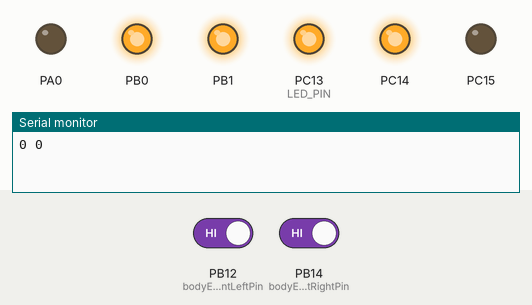
Recording of a program running on a simulated STM32 Blue Pill. Shown: output pins drawn as LEDs (lit = HIGH), the last lines printed to the serial monitor. The test bench sets the inputs (shaded band); at power-on: PB12 (bodyEncoderFrontLeftPin) HIGH, PB14 (bodyEncoderFrontRightPin) HIGH. Pins used as bus, display or sensor lines are not drawn.

Above: at 3.5 s.
At 4.5 s:
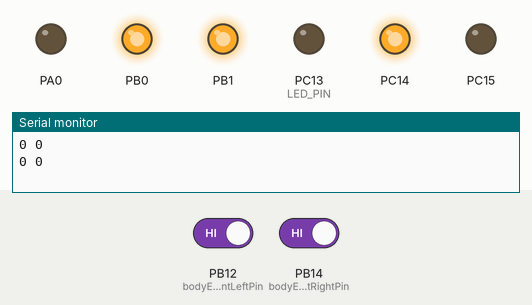
Timing chart, 0 to 6.0 s (numbered marks = the images above):
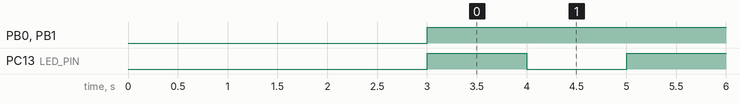

The program:

main.cpp
```cpp
#include <Arduino.h>

#define SERIAL_BAUDS 115200

#include "motor.h"

#ifndef LED_BUILTIN
  #define LED_BUILTIN PC13
#endif

#define LED_PIN LED_BUILTIN
#define LED_TIME 1000
unsigned long ledTimer = 0;
bool blinkState = false;

//
// encoder control variables
//

#include "encoder.h"

#ifndef ENCODER_MOTOR_H
#define ENCODER_MOTOR_H

#define bodyEncoderSignal FALLING
#define bodyEncoderInputSignal INPUT_PULLUP

// encoder FrontLeftMotor
//#define bodyEncoderFrontLeftInt 0
#define bodyEncoderFrontLeftFunction bodyEncoderFrontLeftCounter
#define bodyEncoderFrontLeftPin PB15 // A pin the interrupt pin
#define bodyEncoderFrontLeftSignal bodyEncoderSignal
#define bodyEncoderFrontLeftInputSignal bodyEncoderInputSignal

// encoder FrontRightMotor
//#define bodyEncoderFrontRightInt 1
#define bodyEncoderFrontRightFunction bodyEncoderFrontRightCounter
#define bodyEncoderFrontRightPin PB14 // A pin: the interrupt pin
#define bodyEncoderFrontRightSignal bodyEncoderSignal
#define bodyEncoderFrontRightInputSignal bodyEncoderInputSignal

#endif

// encoder rotation direction
bool bodyEncoderFrontLeftDirection;
bool bodyEncoderFrontRightDirection;

// encoder pulses
volatile signed long bodyEncoderFrontLeftTotalPulses = 0;
volatile signed long bodyEncoderFrontRightTotalPulses = 0;

//
// encoder control
//

void bodyEncoderFrontLeftCounter() {
  if(bodyEncoderFrontLeftDirection)
    bodyEncoderFrontLeftTotalPulses ++;
  else
    bodyEncoderFrontLeftTotalPulses ++;
}

void bodyEncoderFrontRightCounter() {
  if(bodyEncoderFrontRightDirection)
    bodyEncoderFrontRightTotalPulses ++;
  else
    bodyEncoderFrontRightTotalPulses --;
}

//
// setup function
//

void setup()
{
  // initialize LED digital pin as an output.
  pinMode(LED_PIN, OUTPUT);
  Serial.begin(SERIAL_BAUDS);

   // front left & right
  // set direction pins mode as output
  pinMode(frontLeftMotorForward, OUTPUT);
  pinMode(frontLeftMotorBackward, OUTPUT);
  pinMode(frontRightMotorForward, OUTPUT);
  pinMode(frontRightMotorBackward, OUTPUT);

  // set velocity pins mode as output
  //pinMode(frontLeftMotorEn, PWM);
  //pinMode(frontRightMotorEn, PWM);
  pinMode(frontLeftMotorEn, OUTPUT);
  pinMode(frontRightMotorEn, OUTPUT);

  // assure that motors are stoped
  bodyMotorsControl(0, 0);
  delay(3000);

  // encoders definition
  bodyEncoderFrontLeftDirection = 1;
  attachInterrupt(bodyEncoderFrontLeftPin, bodyEncoderFrontLeftCounter, bodyEncoderFrontLeftSignal);

  bodyEncoderFrontRightDirection = 1;
  attachInterrupt(bodyEncoderFrontRightPin, bodyEncoderFrontRightCounter, bodyEncoderFrontRightSignal);

}

//
// loop function
//

void loop()
{

  bodyMotorsControl(4096, 4096);

  // activity led
  if(millis() > ledTimer) {
    ledTimer = millis() + LED_TIME;
    blinkState = !blinkState;
    digitalWrite(LED_PIN, blinkState);

    Serial.print(bodyEncoderFrontLeftTotalPulses);
    Serial.print(" ");
    Serial.println(bodyEncoderFrontRightTotalPulses);
  }

}
```

encoder.h
```cpp
#ifndef ENCODER_MOTOR_H
#define ENCODER_MOTOR_H

#define bodyEncoderSignal FALLING
#define bodyEncoderInputSignal INPUT_PULLUP

// encoder FrontLeftMotor
#define bodyEncoderFrontLeftFunction bodyEncoderFrontLeftCounter
#define bodyEncoderFrontLeftPin PB12 // A pin the interrupt pin
#define bodyEncoderFrontLeftSignal bodyEncoderSignal
#define bodyEncoderFrontLeftInputSignal bodyEncoderInputSignal

// encoder FrontRightMotor
#define bodyEncoderFrontRightFunction bodyEncoderFrontRightCounter
#define bodyEncoderFrontRightPin PB14 // A pin: the interrupt pin
#define bodyEncoderFrontRightSignal bodyEncoderSignal
#define bodyEncoderFrontRightInputSignal bodyEncoderInputSignal

#endif
```

motor.h
```cpp
#ifndef BRIDGEH_MOTOR_H
#define BRIDGEH_MOTOR_H

// front motors pins
#define AIN1 PC14
#define AIN2 PC15
#define AIN3 PA0
#define AIN4 PA1
#define AENA PB0
#define AENB PB1

// Front LeftMotor
#define frontLeftMotorEn AENA
#define frontLeftMotorForward AIN1
#define frontLeftMotorBackward AIN2

// Front RightMotor
#define frontRightMotorEn AENB
#define frontRightMotorForward AIN4
#define frontRightMotorBackward AIN3


void bodyMotorsControl( int frontLeftMotorPwmOut, int frontRightMotorPwmOut);

void setBodyMotorFrontLeftForward(void);

void setBodyMotorFrontLeftBackward(void);

void setBodyMotorFrontRightForward(void);

void setBodyMotorFrontRightBackward(void);

void setBodyMotorFrontLeftStop(void);

void setBodyMotorFrontRightStop(void);

void setBodyMotorFrontLeftBrake(void);

void setBodyMotorFrontRightBrake(void);


#endif
```

motor.cpp
```cpp
#include <Arduino.h>

#include "motor.h"

void bodyMotorsControl( int frontLeftMotorPwmOut, int frontRightMotorPwmOut) {

  // brake control vars
  static bool leftBrake = false;
  static bool rightBrake = false;

  // set motor front left direction & speed
  if(frontLeftMotorPwmOut == 0) {

    if(leftBrake) {
      setBodyMotorFrontLeftBrake();
      //setBodyMotorLeftStop();
      //#pwmWrite(frontLeftMotorEn,64000);
      analogWrite(frontLeftMotorEn, 4095);
    } else {
      //setBodyMotorLeftBrake();
      setBodyMotorFrontLeftStop();
      //pwmWrite(frontLeftMotorEn, 0);
      analogWrite(frontLeftMotorEn, 0);
    }

  } else if(frontLeftMotorPwmOut > 0) {
    setBodyMotorFrontLeftForward();
    //wmWrite(frontLeftMotorEn, frontLeftMotorPwmOut);
    analogWrite(frontLeftMotorEn, frontLeftMotorPwmOut);
  } else {
    setBodyMotorFrontLeftBackward();
    //pwmWrite(frontLeftMotorEn, abs(frontLeftMotorPwmOut));
    analogWrite(frontLeftMotorEn, abs(frontLeftMotorPwmOut));
  }

  // set motor right direction & speed
  if(frontRightMotorPwmOut == 0) {

    if(rightBrake) {
      setBodyMotorFrontRightStop();
      //setBodyMotorRightBrake();
      //pwmWrite(frontRightMotorEn, 64000);
      analogWrite(frontRightMotorEn, 4095);
    } else {
      setBodyMotorFrontRightStop();
      //setBodyMotorRightBrake();
      //pwmWrite(frontRightMotorEn, 0);
      analogWrite(frontRightMotorEn, 0);
    }

  } else if(frontRightMotorPwmOut > 0) {
    setBodyMotorFrontRightForward();
    //pwmWrite(frontRightMotorEn, frontRightMotorPwmOut);
    analogWrite(frontRightMotorEn, frontRightMotorPwmOut);
  } else {
    setBodyMotorFrontRightBackward();
    //pwmWrite(frontRightMotorEn, abs(frontRightMotorPwmOut));
    analogWrite(frontRightMotorEn, abs(frontRightMotorPwmOut));
  }

}


//
// Front left & right
//

void setBodyMotorFrontLeftForward() {
  digitalWrite(frontLeftMotorForward, HIGH);
  digitalWrite(frontLeftMotorBackward, LOW);
}

void setBodyMotorFrontLeftBackward() {
  digitalWrite(frontLeftMotorForward, LOW);
  digitalWrite(frontLeftMotorBackward, HIGH);
}

void setBodyMotorFrontRightForward() {
  digitalWrite(frontRightMotorForward, HIGH);
  digitalWrite(frontRightMotorBackward, LOW);
}

void setBodyMotorFrontRightBackward() {
  digitalWrite(frontRightMotorForward, LOW);
  digitalWrite(frontRightMotorBackward, HIGH);
}

void setBodyMotorFrontLeftStop() {
  digitalWrite(frontLeftMotorForward, LOW);
  digitalWrite(frontLeftMotorBackward, LOW);
}

void setBodyMotorFrontRightStop() {
  digitalWrite(frontRightMotorForward, LOW);
  digitalWrite(frontRightMotorBackward, LOW);
}

void setBodyMotorFrontLeftBrake() {
  digitalWrite(frontLeftMotorForward, HIGH);
  digitalWrite(frontLeftMotorBackward, HIGH);
}

void setBodyMotorFrontRightBrake() {
  digitalWrite(frontRightMotorForward, HIGH);
  digitalWrite(frontRightMotorBackward, HIGH);
}
```

Measured:
- by itself, PB0, PB1: LOW → HIGH at 3.0 s
- by itself, PC13 (LED_PIN): alternates HIGH for 1.0 s and LOW for 1.0 s
